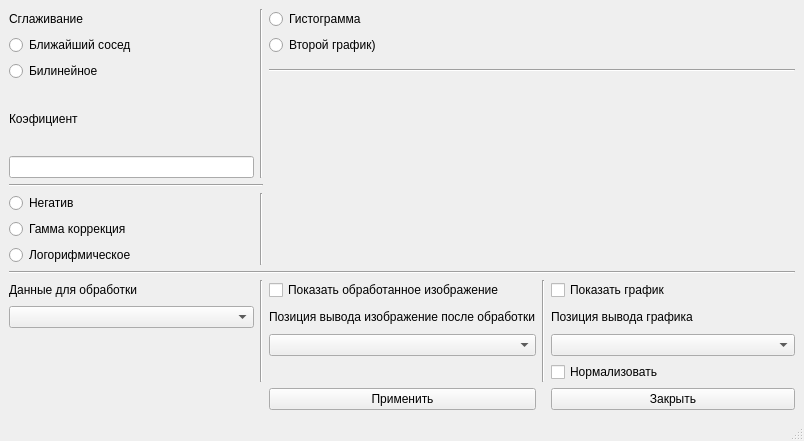
<?xml version="1.0" encoding="UTF-8"?>
<ui version="4.0">
 <class>MainWindow</class>
 <widget class="QMainWindow" name="MainWindow">
  <property name="geometry">
   <rect>
    <x>0</x>
    <y>0</y>
    <width>804</width>
    <height>441</height>
   </rect>
  </property>
  <property name="windowTitle">
   <string>MainWindow</string>
  </property>
  <widget class="QWidget" name="centralwidget">
   <layout class="QVBoxLayout" name="verticalLayout">
    <item>
     <layout class="QGridLayout" name="gridLayout">
      <item row="10" column="0">
       <widget class="QRadioButton" name="radioButton_5">
        <property name="text">
         <string>Логорифмическое</string>
        </property>
       </widget>
      </item>
      <item row="22" column="2">
       <widget class="QPushButton" name="pushButton">
        <property name="text">
         <string>Применить</string>
        </property>
       </widget>
      </item>
      <item row="15" column="4">
       <widget class="QLabel" name="label_5">
        <property name="text">
         <string>Позиция вывода графика</string>
        </property>
       </widget>
      </item>
      <item row="6" column="0" colspan="2">
       <widget class="Line" name="line">
        <property name="orientation">
         <enum>Qt::Horizontal</enum>
        </property>
       </widget>
      </item>
      <item row="2" column="2" colspan="3">
       <widget class="QRadioButton" name="radioButton_7">
        <property name="text">
         <string>Второй график)</string>
        </property>
       </widget>
      </item>
      <item row="1" column="1" rowspan="5">
       <widget class="Line" name="line_2">
        <property name="orientation">
         <enum>Qt::Vertical</enum>
        </property>
       </widget>
      </item>
      <item row="5" column="0">
       <widget class="QLineEdit" name="lineEdit">
        <property name="sizePolicy">
         <sizepolicy hsizetype="Preferred" vsizetype="Fixed">
          <horstretch>0</horstretch>
          <verstretch>0</verstretch>
         </sizepolicy>
        </property>
       </widget>
      </item>
      <item row="17" column="4">
       <widget class="QCheckBox" name="checkBox">
        <property name="text">
         <string>Нормализовать</string>
        </property>
       </widget>
      </item>
      <item row="14" column="1" rowspan="4">
       <widget class="Line" name="line_6">
        <property name="orientation">
         <enum>Qt::Vertical</enum>
        </property>
       </widget>
      </item>
      <item row="1" column="0">
       <widget class="QLabel" name="label">
        <property name="text">
         <string>Сглаживание</string>
        </property>
       </widget>
      </item>
      <item row="8" column="1" rowspan="3">
       <widget class="Line" name="line_4">
        <property name="orientation">
         <enum>Qt::Vertical</enum>
        </property>
       </widget>
      </item>
      <item row="3" column="2" colspan="3">
       <widget class="Line" name="line_5">
        <property name="orientation">
         <enum>Qt::Horizontal</enum>
        </property>
       </widget>
      </item>
      <item row="2" column="0">
       <widget class="QRadioButton" name="radioButton">
        <property name="text">
         <string>Ближайший сосед</string>
        </property>
       </widget>
      </item>
      <item row="22" column="4">
       <widget class="QPushButton" name="pushButton_2">
        <property name="text">
         <string>Закрыть</string>
        </property>
       </widget>
      </item>
      <item row="9" column="0">
       <widget class="QRadioButton" name="radioButton_4">
        <property name="text">
         <string>Гамма коррекция</string>
        </property>
       </widget>
      </item>
      <item row="16" column="2">
       <widget class="QComboBox" name="comboBox">
        <property name="sizePolicy">
         <sizepolicy hsizetype="Minimum" vsizetype="Fixed">
          <horstretch>0</horstretch>
          <verstretch>0</verstretch>
         </sizepolicy>
        </property>
       </widget>
      </item>
      <item row="16" column="4">
       <widget class="QComboBox" name="comboBox_3"/>
      </item>
      <item row="14" column="4">
       <widget class="QCheckBox" name="checkBox_3">
        <property name="text">
         <string>Показать график</string>
        </property>
       </widget>
      </item>
      <item row="11" column="0" colspan="5">
       <widget class="Line" name="line_3">
        <property name="orientation">
         <enum>Qt::Horizontal</enum>
        </property>
       </widget>
      </item>
      <item row="1" column="2" colspan="3">
       <widget class="QRadioButton" name="radioButton_6">
        <property name="text">
         <string>Гистограмма</string>
        </property>
       </widget>
      </item>
      <item row="8" column="0">
       <widget class="QRadioButton" name="radioButton_3">
        <property name="text">
         <string>Негатив</string>
        </property>
       </widget>
      </item>
      <item row="3" column="0">
       <widget class="QRadioButton" name="radioButton_2">
        <property name="text">
         <string>Билинейное</string>
        </property>
       </widget>
      </item>
      <item row="14" column="0">
       <widget class="QLabel" name="label_4">
        <property name="text">
         <string>Данные для обработки</string>
        </property>
       </widget>
      </item>
      <item row="15" column="0">
       <widget class="QComboBox" name="comboBox_2"/>
      </item>
      <item row="15" column="2">
       <widget class="QLabel" name="label_3">
        <property name="text">
         <string>Позиция вывода изображение после обработки</string>
        </property>
       </widget>
      </item>
      <item row="4" column="0">
       <widget class="QLabel" name="label_2">
        <property name="text">
         <string>Коэфициент</string>
        </property>
       </widget>
      </item>
      <item row="14" column="2">
       <widget class="QCheckBox" name="checkBox_2">
        <property name="text">
         <string>Показать обработанное изображение</string>
        </property>
       </widget>
      </item>
      <item row="14" column="3" rowspan="4">
       <widget class="Line" name="line_7">
        <property name="orientation">
         <enum>Qt::Vertical</enum>
        </property>
       </widget>
      </item>
     </layout>
    </item>
   </layout>
  </widget>
  <widget class="QStatusBar" name="statusbar"/>
 </widget>
 <resources/>
 <connections/>
</ui>
